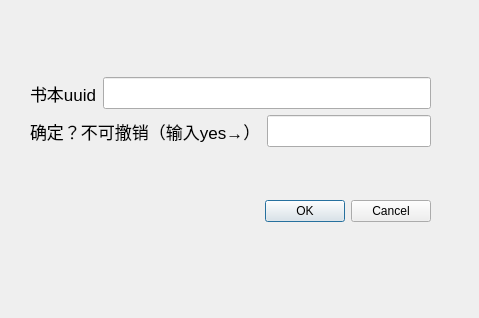
<?xml version="1.0" encoding="UTF-8"?>
<ui version="4.0">
 <class>Dialog</class>
 <widget class="QDialog" name="Dialog">
  <property name="geometry">
   <rect>
    <x>0</x>
    <y>0</y>
    <width>479</width>
    <height>318</height>
   </rect>
  </property>
  <property name="windowTitle">
   <string>Dialog</string>
  </property>
  <widget class="QWidget" name="layoutWidget">
   <property name="geometry">
    <rect>
     <x>30</x>
     <y>30</y>
     <width>401</width>
     <height>241</height>
    </rect>
   </property>
   <layout class="QVBoxLayout" name="verticalLayout_2">
    <item>
     <layout class="QVBoxLayout" name="verticalLayout">
      <item>
       <layout class="QHBoxLayout" name="horizontalLayout">
        <item>
         <widget class="QLabel" name="label_3">
          <property name="font">
           <font>
            <pointsize>13</pointsize>
           </font>
          </property>
          <property name="text">
           <string>书本uuid</string>
          </property>
         </widget>
        </item>
        <item>
         <widget class="QLineEdit" name="book_uuid_input">
          <property name="font">
           <font>
            <pointsize>15</pointsize>
           </font>
          </property>
          <property name="text">
           <string/>
          </property>
         </widget>
        </item>
       </layout>
      </item>
      <item>
       <layout class="QHBoxLayout" name="horizontalLayout_2">
        <item>
         <widget class="QLabel" name="label_4">
          <property name="font">
           <font>
            <pointsize>13</pointsize>
           </font>
          </property>
          <property name="text">
           <string>确定？不可撤销（输入yes→）</string>
          </property>
         </widget>
        </item>
        <item>
         <widget class="QLineEdit" name="yes_agent_input">
          <property name="font">
           <font>
            <pointsize>15</pointsize>
           </font>
          </property>
          <property name="text">
           <string/>
          </property>
         </widget>
        </item>
       </layout>
      </item>
     </layout>
    </item>
    <item>
     <widget class="QDialogButtonBox" name="buttonBox">
      <property name="standardButtons">
       <set>QDialogButtonBox::Cancel|QDialogButtonBox::Ok</set>
      </property>
     </widget>
    </item>
   </layout>
  </widget>
 </widget>
 <resources/>
 <connections/>
</ui>
